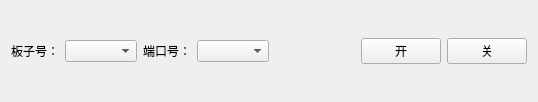
<?xml version="1.0" encoding="UTF-8"?>
<ui version="4.0">
 <class>OnOffTestWidget</class>
 <widget class="QWidget" name="OnOffTestWidget">
  <property name="geometry">
   <rect>
    <x>0</x>
    <y>0</y>
    <width>528</width>
    <height>98</height>
   </rect>
  </property>
  <property name="windowTitle">
   <string>Form</string>
  </property>
  <layout class="QHBoxLayout" name="horizontalLayout">
   <item>
    <widget class="QLabel" name="label">
     <property name="text">
      <string>板子号：</string>
     </property>
    </widget>
   </item>
   <item>
    <widget class="QComboBox" name="comboBoxMainDev"/>
   </item>
   <item>
    <widget class="QLabel" name="label_2">
     <property name="text">
      <string>端口号：</string>
     </property>
    </widget>
   </item>
   <item>
    <widget class="QComboBox" name="comboBoxDev"/>
   </item>
   <item>
    <widget class="QLabel" name="labelPixmap">
     <property name="minimumSize">
      <size>
       <width>80</width>
       <height>80</height>
      </size>
     </property>
     <property name="maximumSize">
      <size>
       <width>80</width>
       <height>80</height>
      </size>
     </property>
     <property name="text">
      <string/>
     </property>
     <property name="pixmap">
      <pixmap resource="image.qrc">:/image/灯泡关.png</pixmap>
     </property>
     <property name="scaledContents">
      <bool>true</bool>
     </property>
    </widget>
   </item>
   <item>
    <widget class="QPushButton" name="pushButtonOn">
     <property name="sizePolicy">
      <sizepolicy hsizetype="Fixed" vsizetype="Fixed">
       <horstretch>0</horstretch>
       <verstretch>0</verstretch>
      </sizepolicy>
     </property>
     <property name="text">
      <string>开</string>
     </property>
    </widget>
   </item>
   <item>
    <widget class="QPushButton" name="pushButtonOff">
     <property name="sizePolicy">
      <sizepolicy hsizetype="Fixed" vsizetype="Fixed">
       <horstretch>0</horstretch>
       <verstretch>0</verstretch>
      </sizepolicy>
     </property>
     <property name="text">
      <string>关</string>
     </property>
    </widget>
   </item>
  </layout>
  <zorder>pushButtonOff</zorder>
  <zorder>pushButtonOn</zorder>
  <zorder>labelPixmap</zorder>
  <zorder>pushButtonOff</zorder>
  <zorder>pushButtonOn</zorder>
  <zorder>comboBoxDev</zorder>
  <zorder>label</zorder>
  <zorder>comboBoxMainDev</zorder>
  <zorder>label_2</zorder>
 </widget>
 <resources>
  <include location="image.qrc"/>
 </resources>
 <connections/>
</ui>
